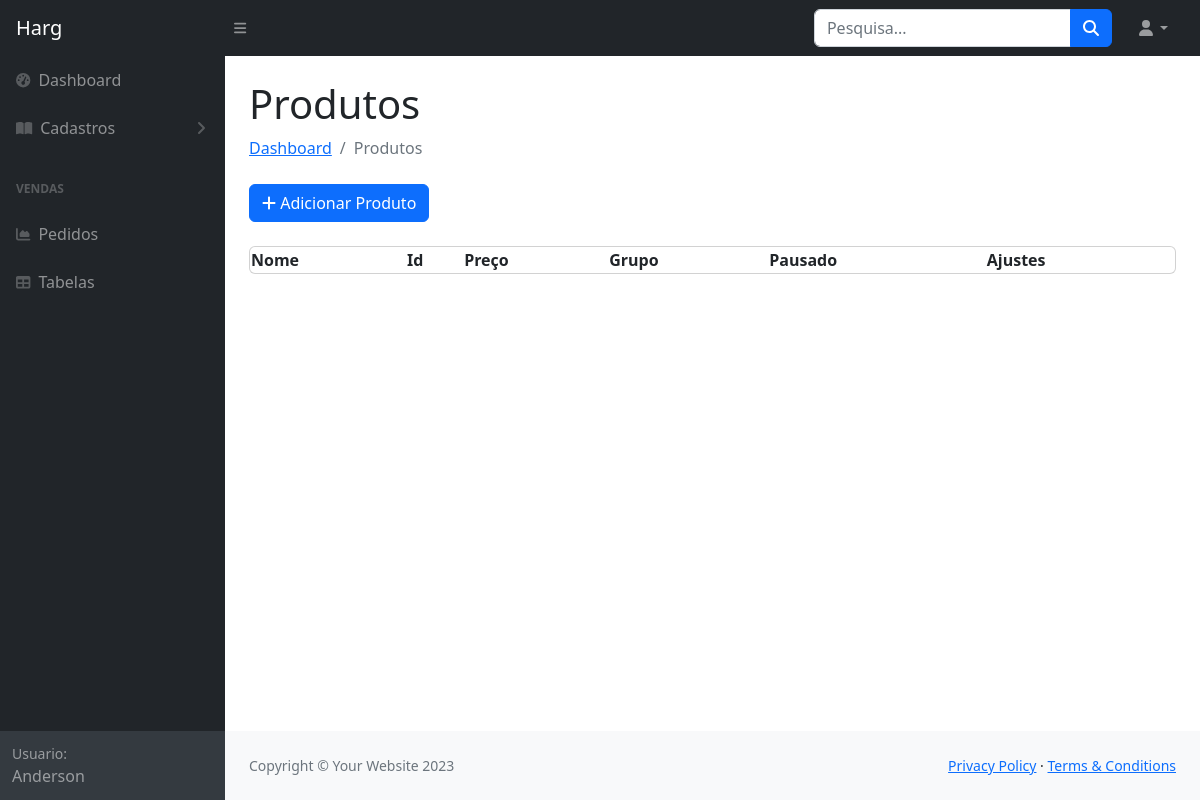
The app's page /dahsboard/cadastros/produtos/ (signed in), older data.
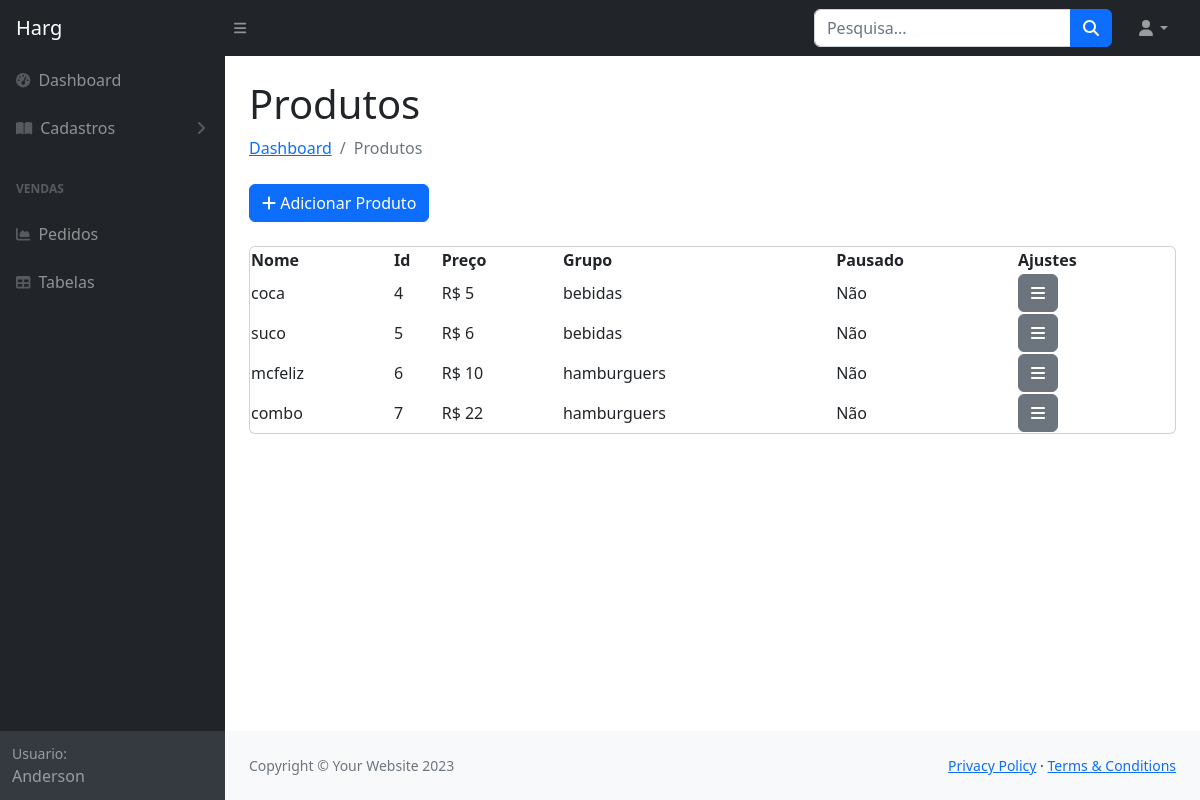
The same page, newer data.
### produto/models.py (models this page shows, shortened)
class Produto(models.Model):
    user = models.ForeignKey(Loja, on_delete=models.CASCADE)
    id_produto = models.AutoField(primary_key=True)
    nome = models.CharField(max_length=255)
    descricao = models.TextField()
    grupo = models.ForeignKey(Grupo, on_delete=models.SET_NULL, null=True, blank=True)
    preco_original = models.CharField(max_length=10, default='0')
    preco_promocional = models.CharField(max_length=10, default='0')
    imagem = models.ImageField(upload_to='produto_imagens/%Y/%m', blank=True, null=True)
    pausado = models.CharField(default='N', max_length=1)

class Grupo(models.Model):
    id_grupo = models.AutoField(primary_key=True)
    nome = models.CharField(max_length=255)
    pausado = models.CharField(default='N', max_length=1)
    user = models.ForeignKey(Loja, on_delete=models.CASCADE)

### produto/views.py (the view)
# urls.py: path('produtos/', views.consulta_produtos, name='consulta_produtos'),
def consulta_produtos(request):
    produtos = Produto.objects.filter(user=request.user)
    return render(request, 'consulta-produtos.html', {'produtos': produtos})

### templates/consulta-produtos.html (shortened to what the changed rows need)
<!DOCTYPE html>
{% load static %}
<html lang="pt-br">
    <head>
        <link href="https://cdn.jsdelivr.net/npm/simple-datatables@7.1.2/dist/style.min.css" rel="stylesheet"/>
        <link rel="stylesheet" type="text/css" href="https://cdn.datatables.net/1.11.3/css/jquery.dataTables.css">
        <link href="{% static 'css/styles.css' %}" rel="stylesheet" />
        <link rel="stylesheet" href="https://cdnjs.cloudflare.com/ajax/libs/font-awesome/5.15.1/css/all.min.css">
    </head>
    <body class="sb-nav-fixed">
        <div id="layoutSidenav">
            <div id="layoutSidenav_content">
                <main>
                    <main>
                        <div class="container-fluid px-4">
                            <h1 class="mt-4">Produtos</h1>
                            <div class="card mb-4">
                                <table id="example" class="display">
                                    <thead>
                                        <tr>
                                            <th>Nome</th>
                                            <th>Id</th>
                                            <th>Preço</th>
                                            <th>Grupo</th>
                                            <th>Pausado</th>
                                            <th>Ajustes</th>
                                        </tr>
                                    </thead>
                                    <tbody>
                                        {% for produto in produtos %}
                                        <tr>
                                            <td>{{ produto.nome }}</td>
                                            <td>{{ produto.id_produto }}</td>
                                            <td>R$ {{ produto.preco_original }}</td>
                                            <td>{{ produto.grupo.nome }}</td>
                                            <td>
                                                <div class="dropdown">
                                                    <label class="form-check-label" id="labelPausado{{ forloop.counter }}" for="pausado{{ forloop.counter }}">
                                                        {% if produto.pausado == 'S' %}Sim{% else %}Não{% endif %}
                                                    </label>
                                                </div>
                                                <td>
                                                    <div class="dropdown">
                                                        <a class="btn btn-secondary" data-bs-toggle="dropdown" href="#" role="button" aria-haspopup="true" aria-expanded="false">
                                                            <i class="fas fa-bars"></i>
                                                        </a>
                                                    </div>
                                                </td>
                                        </tr>
                                        {% endfor %}
                                    </tbody>
                                </table>
                            </div>
                        </div>
                    </main>
                </main>
            </div>
        </div>
    </body>
</html>

Row changes from the older to the newer data that the page shows:
added Produto: nome "coca", id_produto "4", preco_original "5", grupo.nome "bebidas", pausado "Não"
added Produto: nome "suco", id_produto "5", preco_original "6", grupo.nome "bebidas", pausado "Não"
added Produto: nome "mcfeliz", id_produto "6", preco_original "10", grupo.nome "hamburguers", pausado "Não"
added Produto: nome "combo", id_produto "7", preco_original "22", grupo.nome "hamburguers", pausado "Não"
